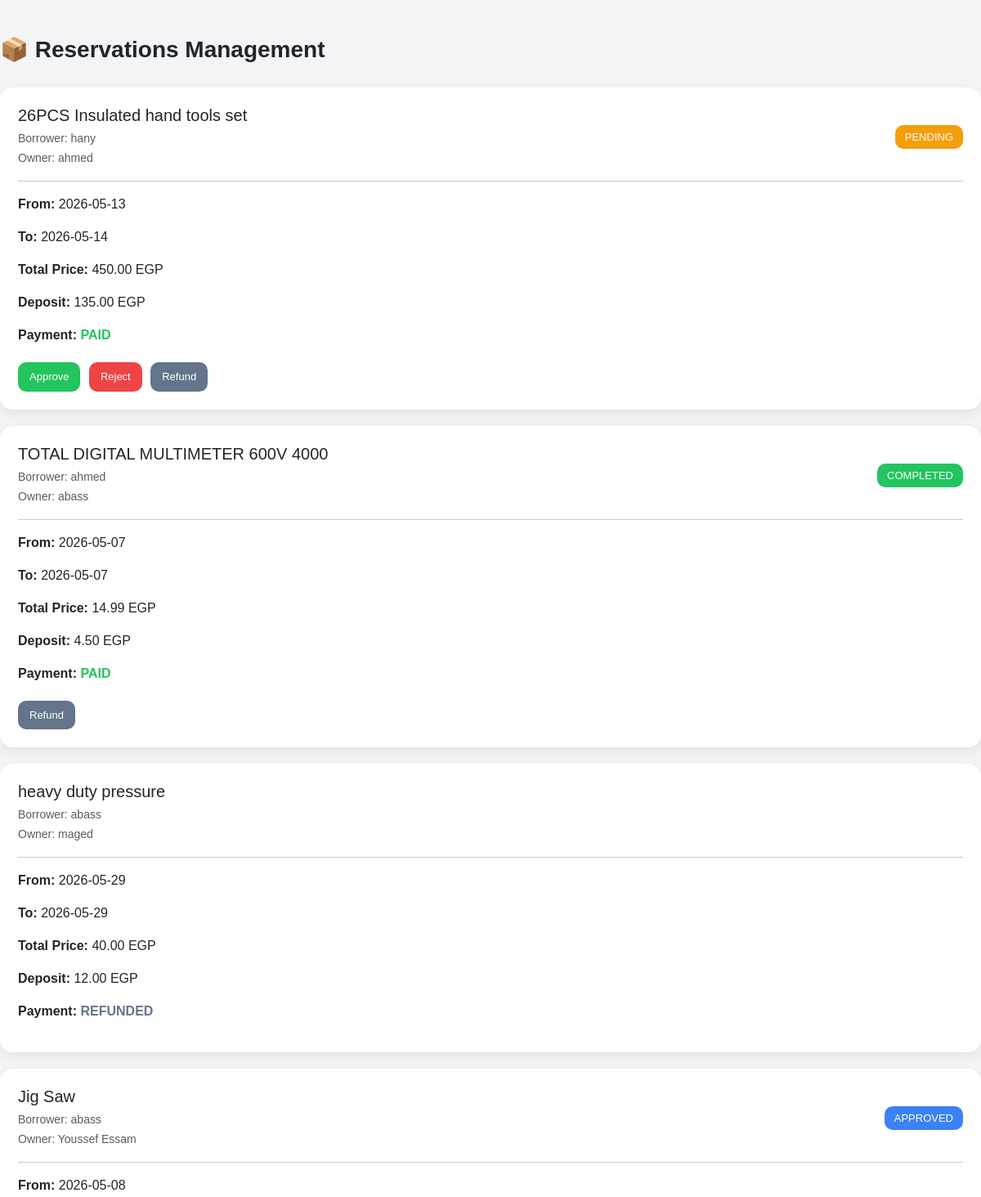
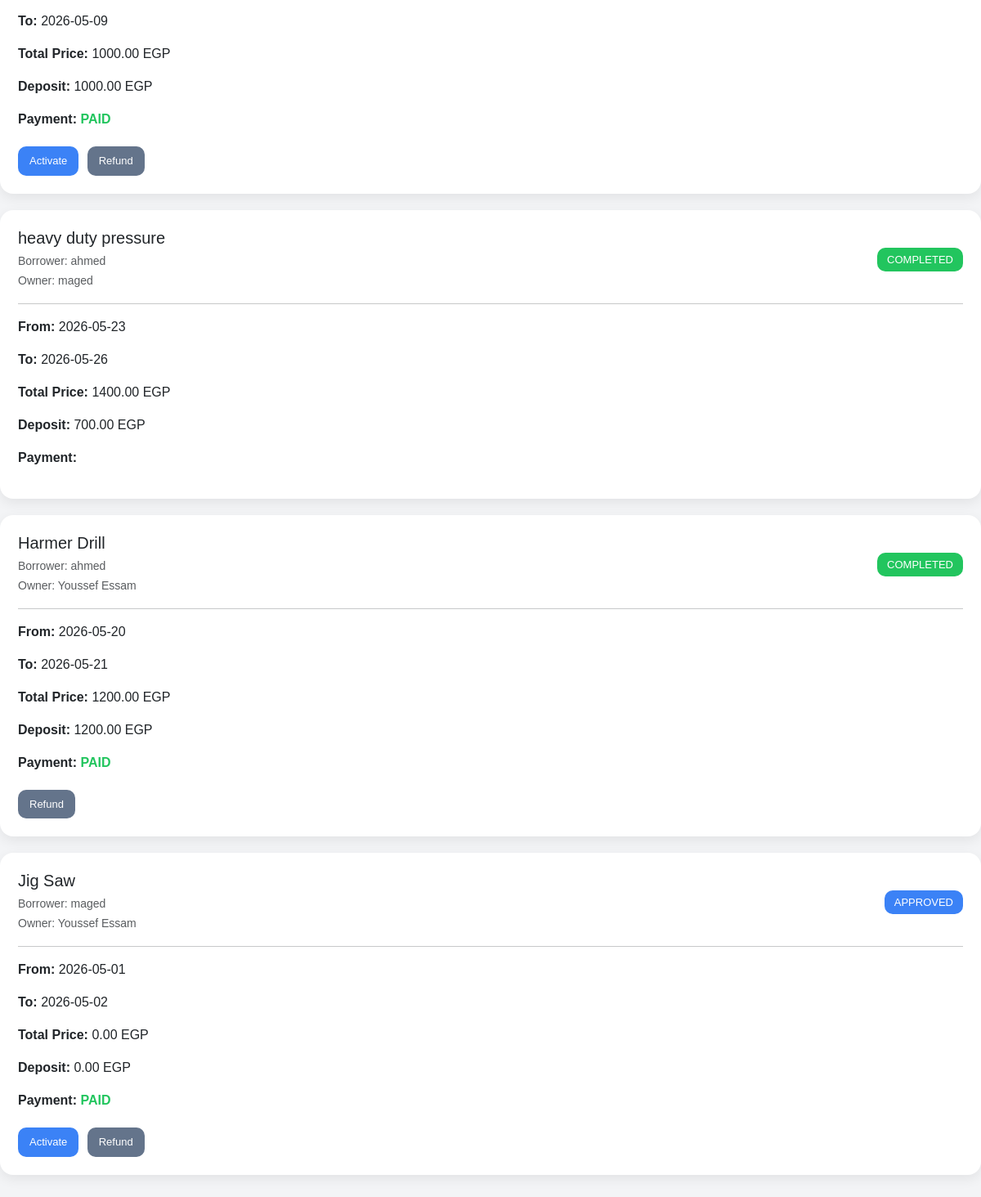
Page /admin/reservations.php (signed in) on the committed database (2 pictures, top to bottom).
### tables this page shows
CREATE TABLE `reservations` (
  `reservation_id` int(11) NOT NULL,
  `user_id` int(11) NOT NULL,
  `tool_id` int(11) NOT NULL,
  `start_date` date NOT NULL,
  `end_date` date NOT NULL,
  `total_price` decimal(10,2) DEFAULT NULL,
  `status` enum('pending','approved','active','completed','rejected') DEFAULT 'pending',
  `created_at` timestamp NOT NULL DEFAULT current_timestamp(),
  `deposit_amount` decimal(10,2) DEFAULT 0.00,
  `payment_status` enum('pending','paid','failed','refunded') DEFAULT 'pending',
  `rental_type` enum('hour','day','week') DEFAULT 'day'
);

CREATE TABLE `tools` (
  `tool_id` int(11) NOT NULL,
  `owner_id` int(11) NOT NULL,
  `tool_name` varchar(100) NOT NULL,
  `category` varchar(50) DEFAULT NULL,
  `description` text DEFAULT NULL,
  `price_per_day` decimal(10,2) NOT NULL,
  `availability_status` enum('pending','available','maintenance','rejected') DEFAULT 'pending',
  `created_at` timestamp NOT NULL DEFAULT current_timestamp(),
  `photo` varchar(255) DEFAULT NULL,
  `price_per_hour` decimal(10,2) DEFAULT 0.00,
  `price_per_week` decimal(10,2) DEFAULT 0.00,
  `deposit_amount` decimal(10,2) DEFAULT 0.00
);

CREATE TABLE `users` (
  `user_id` int(11) NOT NULL,
  `full_name` varchar(100) NOT NULL,
  `email` varchar(100) NOT NULL,
  `password` varchar(255) NOT NULL,
  `phone` varchar(20) DEFAULT NULL,
  `address` varchar(255) DEFAULT NULL,
  `role` enum('member','librarian','admin') DEFAULT 'member',
  `membership_type` enum('normal','pro') DEFAULT 'normal',
  `status` enum('approved','pending','rejected') DEFAULT 'pending',
  `created_at` timestamp NOT NULL DEFAULT current_timestamp(),
  `trust_score` decimal(3,2) DEFAULT 5.00
);

### admin/reservations.php (the view, shortened to what this page needs)
<?php
$db = new Database();
$conn = $db->connect();
$sql = "SELECT
            r.*,
            t.tool_name,
            borrower.full_name AS borrower_name,
            owner.full_name AS owner_name
        FROM reservations r
        JOIN tools t
        ON r.tool_id = t.tool_id
        JOIN users borrower
        ON r.user_id = borrower.user_id
        JOIN users owner
        ON t.owner_id = owner.user_id
        ORDER BY r.reservation_id DESC";
$data = $conn->query($sql);
?>
<!DOCTYPE html>
<html lang="en">
<head>
<link href="https://cdn.jsdelivr.net/npm/bootstrap@5.3.3/dist/css/bootstrap.min.css" rel="stylesheet">
<link rel="stylesheet"
href="https://cdnjs.cloudflare.com/ajax/libs/font-awesome/6.5.0/css/all.min.css">
</head>
<body>
<div class="wrapper">
    <div class="page-title">
        📦 Reservations Management
    </div>
    <?php if($data && $data->num_rows > 0): ?>
        <?php while($row = $data->fetch_assoc()): ?>
            <div class="card-box">
                <div class="d-flex justify-content-between align-items-center">
                    <div>
                        <h5 class="mb-1">
                            <?= htmlspecialchars($row['tool_name']) ?>
                        </h5>
                        <small class="text-muted">
                            Borrower:
                            <?= htmlspecialchars($row['borrower_name']) ?>
                        </small>
                        <br>
                        <small class="text-muted">
                            Owner:
                            <?= htmlspecialchars($row['owner_name']) ?>
                        </small>
                    </div>
                    <div>
                        <span class="badge-status <?= $row['status'] ?>">
                            <?= strtoupper($row['status']) ?>
                        </span>
                    </div>
                </div>
                <hr>
                <p>
                    <strong>From:</strong>
                    <?= $row['start_date'] ?>
                </p>
                <p>
                    <strong>To:</strong>
                    <?= $row['end_date'] ?>
                </p>
                <p>
                    <strong>Total Price:</strong>
                    <?= $row['total_price'] ?> EGP
                </p>
                <p>
                    <strong>Deposit:</strong>
                    <?= $row['deposit_amount'] ?> EGP
                </p>
                <p>
                    <strong>Payment:</strong>
                    <span class="payment-<?= $row['payment_status'] ?>">
                        <?= strtoupper($row['payment_status']) ?>
                    </span>
                </p>
                <div class="mt-3">
                    <?php if($row['status'] == 'pending'): ?>
                        <a href="?action=approve&id=<?= $row['reservation_id'] ?>"
                        class="btn-custom btn-approve">
                            Approve
                        </a>
                        <a href="?action=reject&id=<?= $row['reservation_id'] ?>"
                        class="btn-custom btn-reject">
                            Reject
                        </a>
                    <?php endif; ?>
                    <?php if($row['status'] == 'approved'): ?>
                        <a href="?action=activate&id=<?= $row['reservation_id'] ?>"
                        class="btn-custom btn-active">
                            Activate
                        </a>
                    <?php endif; ?>
                    <?php if($row['payment_status'] == 'paid'): ?>
                        <a href="?action=refund&id=<?= $row['reservation_id'] ?>"
                        class="btn-custom btn-refund">
                            Refund
                        </a>
                    <?php endif; ?>
                </div>
            </div>
        <?php endwhile; ?>
    <?php else: ?>
        <div class="alert alert-info">
            No reservations found.
        </div>
    <?php endif; ?>
</div>
</body>
</html>

### admin/reservations.php (style rules this page uses)
body { background:#f3f4f6; font-family:Arial; }
.wrapper { max-width:1200px; margin:40px auto; }
.page-title { font-size:28px; font-weight:bold; margin-bottom:25px; }
.card-box { background:white; border-radius:16px; padding:22px; margin-bottom:20px; box-shadow:0 5px 15px rgba(0,0,0,.07); }
.badge-status { padding:7px 12px; border-radius:10px; color:white; font-size:13px; }
.pending { background:#f59e0b; }
.approved { background:#3b82f6; }
.completed { background:#22c55e; }
.btn-custom { border:none; padding:8px 14px; border-radius:10px; color:white; text-decoration:none; font-size:13px; margin-right:6px; display:inline-block; margin-top:5px; }
.btn-approve { background:#22c55e; }
.btn-reject { background:#ef4444; }
.btn-active { background:#3b82f6; }
.btn-refund { background:#64748b; }
.payment-paid { color:#22c55e; font-weight:bold; }
.payment-refunded { color:#64748b; font-weight:bold; }

### rows in the picture
reservations: tool.tool_name "26PCS Insulated hand tools set", user.full_name "hany", users.full_name "ahmed", status "PENDING", start_date "2026-05-13", end_date "2026-05-14", total_price "450.00", deposit_amount "135.00", payment_status "PAID"
reservations: tool.tool_name "TOTAL DIGITAL MULTIMETER 600V 4000", user.full_name "ahmed", users.full_name "abass", status "COMPLETED", start_date "2026-05-07", end_date "2026-05-07", total_price "14.99", deposit_amount "4.50", payment_status "PAID"
reservations: tool.tool_name "heavy duty pressure", user.full_name "abass", users.full_name "maged", start_date "2026-05-29", end_date "2026-05-29", total_price "40.00", deposit_amount "12.00", payment_status "REFUNDED"
reservations: tool.tool_name "Jig Saw", user.full_name "abass", users.full_name "Youssef Essam", status "APPROVED", start_date "2026-05-08", end_date "2026-05-09", total_price "1000.00", deposit_amount "1000.00", payment_status "PAID"
reservations: tool.tool_name "heavy duty pressure", user.full_name "ahmed", users.full_name "maged", status "COMPLETED", start_date "2026-05-23", end_date "2026-05-26", total_price "1400.00", deposit_amount "700.00"
reservations: tool.tool_name "Harmer Drill", user.full_name "ahmed", users.full_name "Youssef Essam", status "COMPLETED", start_date "2026-05-20", end_date "2026-05-21", total_price "1200.00", deposit_amount "1200.00", payment_status "PAID"
reservations: tool.tool_name "Jig Saw", user.full_name "maged", users.full_name "Youssef Essam", status "APPROVED", start_date "2026-05-01", end_date "2026-05-02", total_price "0.00", deposit_amount "0.00", payment_status "PAID"
